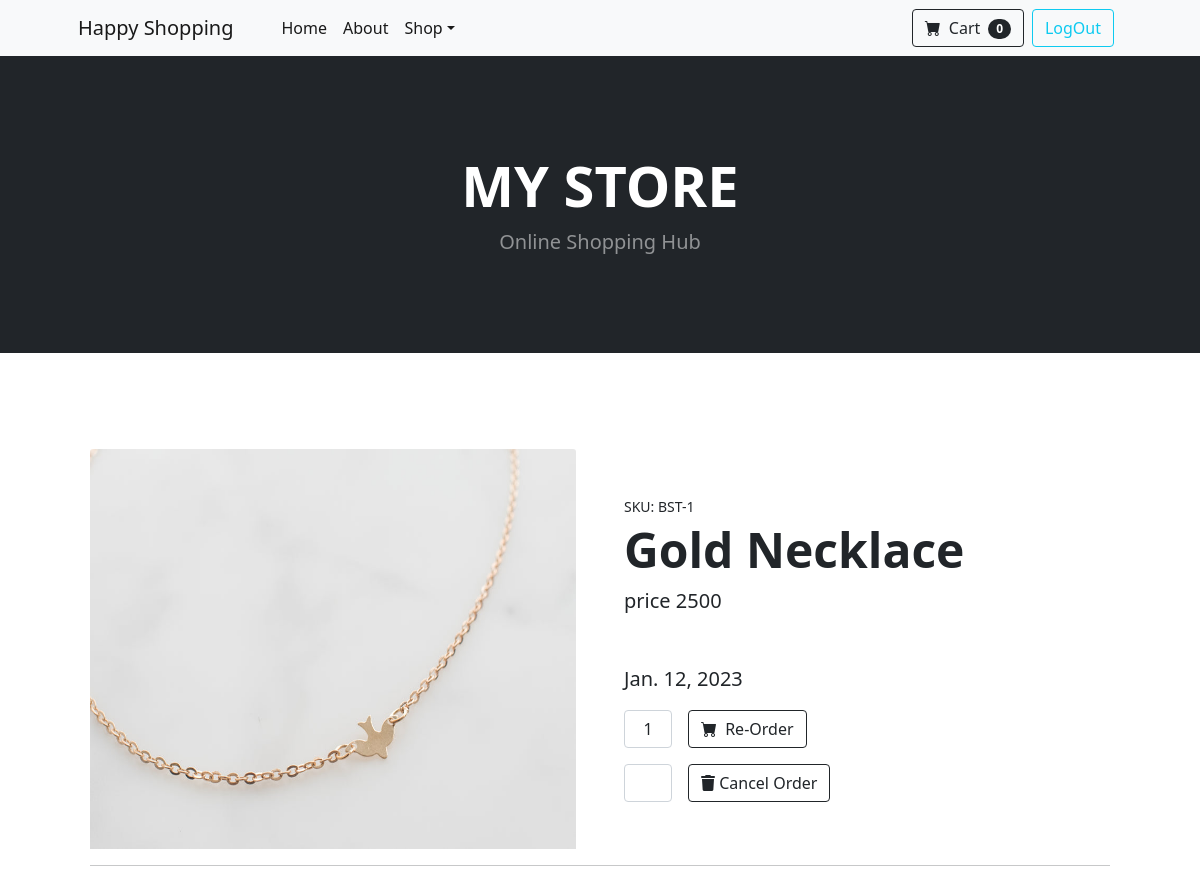
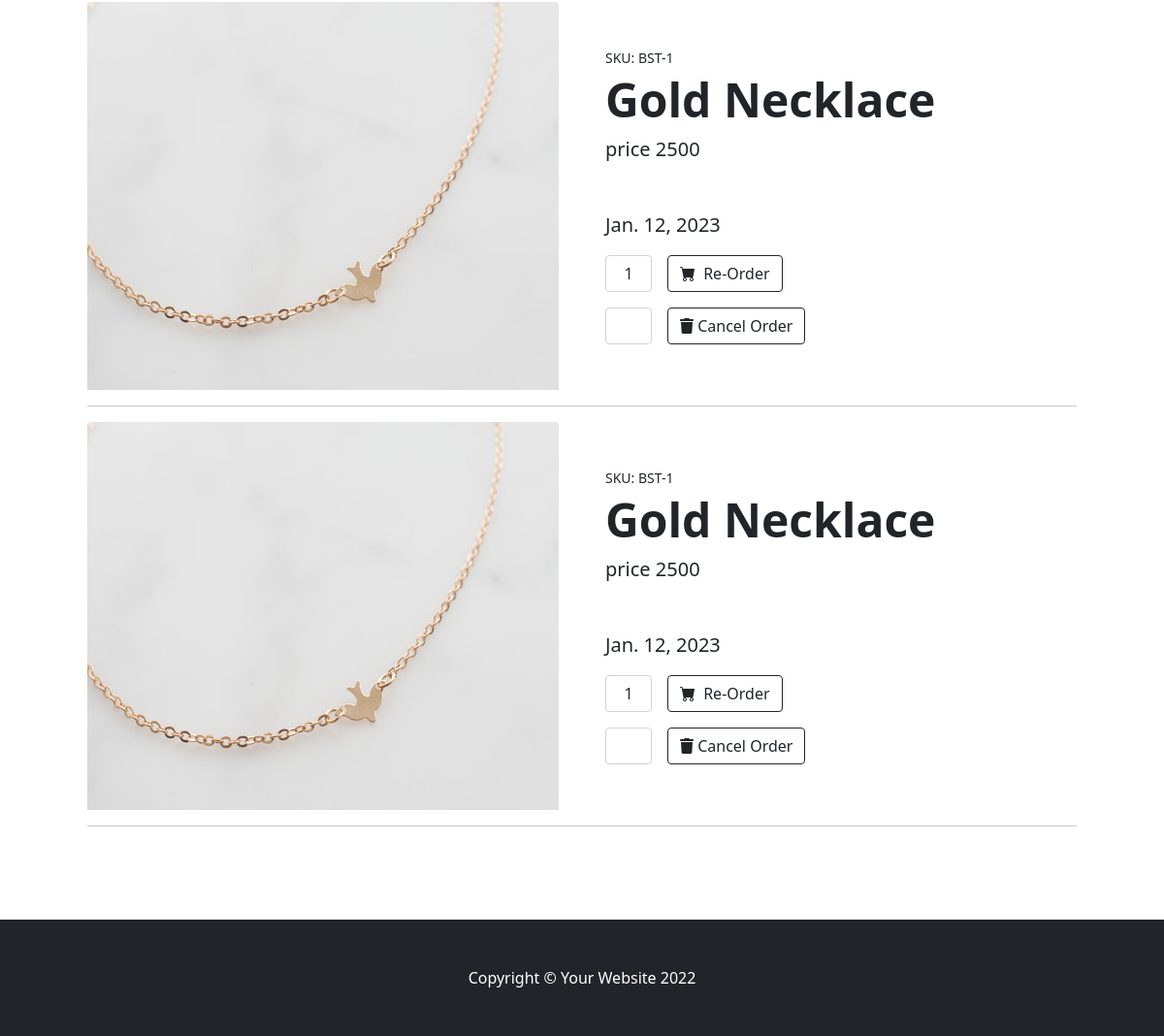
Screenshot of /orders/all (signed in) with the database file from the repository (2 pictures, top to bottom).
### api/models.py (models this page shows, shortened)
class Orders(models.Model):
    product = models.ForeignKey(Products, on_delete=models.CASCADE)
    user = models.ForeignKey(User, on_delete=models.CASCADE)
    options = (
        ("Order-placed", "Order-placed"),
        ("Dispatched", "Dispatched"),
        ("In-transit", "In-transit"),
        ("Cancelled", "Cancelled")
    )
    status = models.CharField(max_length=200, choices=options, default="Order-placed")
    date = models.DateField(auto_now_add=True)
    address = models.CharField(max_length=200)
    phone = models.CharField(max_length=20)

class Products(models.Model):
    name = models.CharField(max_length=200)
    price = models.PositiveIntegerField()
    description = models.CharField(max_length=200)
    category = models.CharField(max_length=200)
    image = models.ImageField(null=True, upload_to="images")

### customer/views.py (the view)
# urls.py: path("orders/all", views.MyOrdersView.as_view(), name="my-orders"),
@method_decorator(decs, name="dispatch")
class MyOrdersView(ListView):
    model = Orders
    template_name = "order-list.html"
    context_object_name = "orders"
    def get_queryset(self) :
        return Orders.objects.filter(user=self.request.user)

### customer/context_processors.py (called while the page is built)
def cart_count(request):
    if request.user.is_authenticated:
        count = Carts.objects.filter(user = request.user, status="In-cart").count()
    else:
        count = 0
    return {"count":count}

### customer/views.py (called while the page is built)
def signin_required(fn):
    def wrapper(request, *args, **kwargs):
        if not request.user.is_authenticated:
            messages.error(request, "Invalid session")
            return redirect("signin")
        else:
            return fn(request, *args, **kwargs)
    return wrapper

### customer/templates/order-list.html
{%extends 'base.html.html'%}
{%block body%}
<section class="py-5">
    <div class="container px-4 px-lg-5 my-5">
     {%for order in orders%}
     <div class="row gx-4 gx-lg-5 align-items-center mt-2 mb-2">
        <div class="col-md-6">
            {%if order.product.image%}
            <img class="card-img-top mb-5 mb-md-0 " height="400" width="200" src="{{order.product.image.url}}" alt="..." /></div>
            {%else%}
            <img class="card-img-top mb-5 mb-md-0" height="400" width="200" src="https://dummyimage.com/600x700/dee2e6/6c757d.jpg" alt="..." /></div>
            {%endif%}
        <div class="col-md-6">
            <div class="small mb-1">SKU: BST-{{order.product.id}}</div>
            <h1 class="display-5 fw-bolder">{{order.product.name}}</h1>
            <div class="fs-5 mb-5">
                <span class="">price</span>
                <span>{{order.product.price}}</span>
            </div>
            <p class="lead">{{order.date}}</p>
            <div class="d-flex">
                <input class="form-control text-center me-3" id="inputQuantity" type="num" value="1" style="max-width: 3rem" />
                <a class="btn btn-outline-dark flex-shrink-0" type="button" href="#">
                    <i class="bi-cart-fill me-1"></i>
                    Re-Order
                </a>
            </div>
             <div class="d-flex mt-3">
                <input class="form-control text-center me-3" id="inputQuantity" type="num"  style="max-width: 3rem" />
                {%if order.status == "Cancelled"%}
                   <span class="text-danger">Order Cancelled</span>
                {%else%}
                  <a class="btn btn-outline-dark flex-shrink-0" type="button" href="{%url 'order-cancel' order.id%}">
                       <i class="fa-sharp fa-solid fa-trash"></i>
                       Cancel Order
                  </a>
                {%endif%}
            </div>
        </div>
    </div>
    <hr>
     {%endfor%}
    </div>
</section>
{%endblock%}

### rows the page displays
Orders: product.image (picture), product.id "1", product.name "Gold Necklace", product.price "2500", date "Jan. 12, 2023", status "Cancel Order"
Orders: product.image (picture), product.id "1", product.name "Gold Necklace", product.price "2500", date "Jan. 12, 2023", status "Cancel Order"
Orders: product.image (picture), product.id "1", product.name "Gold Necklace", product.price "2500", date "Jan. 12, 2023", status "Cancel Order"

### other values shown
{{ count }} "0"
